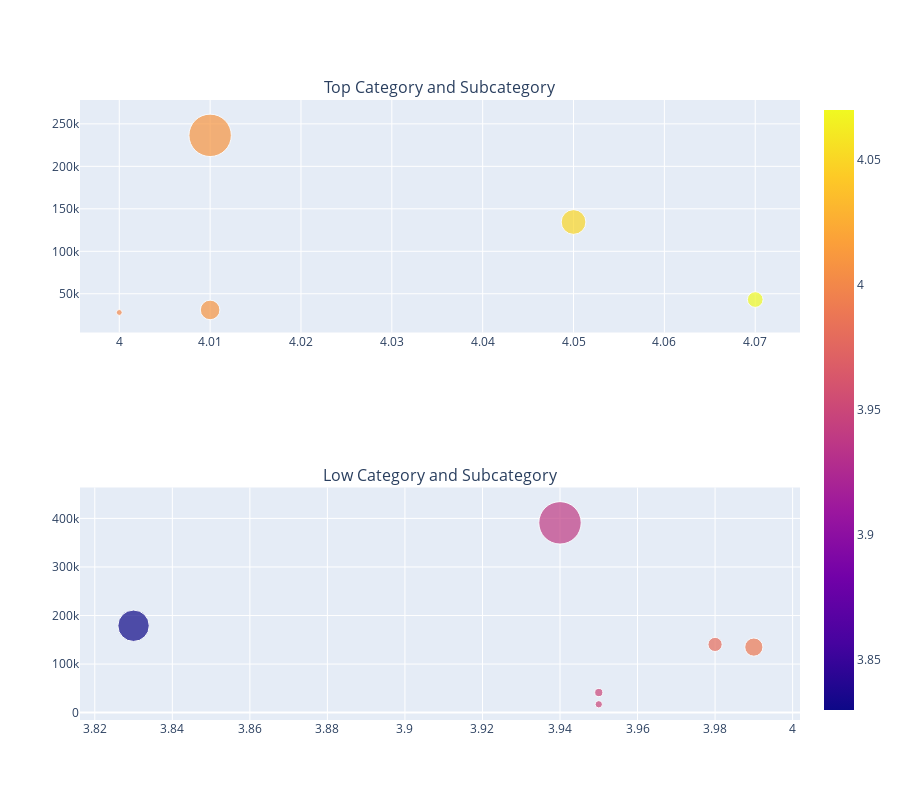

Notebook code for this chart:
### Code cell
import plotly.graph_objects as go
from plotly.subplots import make_subplots
import plotly.express as px

# Create scatter plots using Plotly Express
scatter_top = px.scatter(top_category_with_sales.head(5), 
                         x='product_rating', 
                         y='customer_reviews_count', 
                         size='total_sales',  
                         color='product_rating',  
                         hover_data={'category': True,
                                     'total_sales': True,
                                     'product_rating': True},
                         title='Top Category and Subcategory',
                         labels={'category': 'Category', 
                                 'total_sales': 'Total Sales',
                                 'product_rating': 'Product Rating'},
                         size_max=30)

scatter_low = px.scatter(low_category_with_sales.tail(6), 
                         x='product_rating', 
                         y='customer_reviews_count', 
                         size='total_sales',  
                         color='product_rating',  
                         hover_data={'category': True,
                                     'total_sales': True,
                                     'product_rating': True},
                         title='Low Category and Subcategory',
                         labels={'category': 'Category', 
                                 'total_sales': 'Total Sales',
                                 'product_rating': 'Product Rating'},
                         size_max=30)

# Create subplots with two rows
fig = make_subplots(rows=2, cols=1, subplot_titles=("Top Category and Subcategory", "Low Category and Subcategory"))

# Add Plotly Express scatter plots to the subplots
fig.add_trace(scatter_top['data'][0], row=1, col=1)
fig.add_trace(scatter_low['data'][0], row=2, col=1)

# Update layout
fig.update_layout(height=800, showlegend=False)

# Show the plot
fig.show()

### Figure 1 — Plotly figure (JSON) as saved in the notebook; plotly's stock layout.template omitted (floating-point values rounded to 4 significant figures)
{"data": [{"customdata": [["Beverages", 10400000.0], ["Foodgrains, Oil & Masala", 25870000.0], ["Gourmet & World Food", 76180000.0], ["Baby Care", 16220000.0], ["Fruits & Vegetables", 1456000.0]], "hovertemplate": "Product Rating=%{marker.color}<br>customer_reviews_count=%{y}<br>Total Sales=%{customdata[1]}<br>Category=%{customdata[0]}<extra></extra>", "legendgroup": "", "marker": {"color": [4.07, 4.05, 4.01, 4.01, 4], "coloraxis": "coloraxis", "size": [10400000.0, 25870000.0, 76180000.0, 16220000.0, 1456000.0], "sizemode": "area", "sizeref": 84640.0, "symbol": "circle"}, "mode": "markers", "name": "", "orientation": "v", "showlegend": false, "type": "scatter", "x": [4.07, 4.05, 4.01, 4.01, 4], "xaxis": "x", "y": [43211, 134474, 236487, 30988, 27985], "yaxis": "y"}, {"customdata": [["Cleaning & Household", 30110000.0], ["Snacks & Branded Foods", 18330000.0], ["Bakery, Cakes & Dairy", 6047000.0], ["Eggs, Meat & Fish", 4879000.0], ["Beauty & Hygiene", 164100000.0], ["Kitchen, Garden & Pets", 89950000.0]], "hovertemplate": "Product Rating=%{marker.color}<br>customer_reviews_count=%{y}<br>Total Sales=%{customdata[1]}<br>Category=%{customdata[0]}<extra></extra>", "legendgroup": "", "marker": {"color": [3.99, 3.98, 3.95, 3.95, 3.94, 3.83], "coloraxis": "coloraxis", "size": [30110000.0, 18330000.0, 6047000.0, 4879000.0, 164100000.0, 89950000.0], "sizemode": "area", "sizeref": 182400.0, "symbol": "circle"}, "mode": "markers", "name": "", "orientation": "v", "showlegend": false, "type": "scatter", "x": [3.99, 3.98, 3.95, 3.95, 3.94, 3.83], "xaxis": "x2", "y": [134910, 140381, 41356, 17145, 390805, 178871], "yaxis": "y2"}], "layout": {"annotations": [{"font": {"size": 16}, "showarrow": false, "text": "Top Category and Subcategory", "x": 0.5, "xanchor": "center", "xref": "paper", "y": 1, "yanchor": "bottom", "yref": "paper"}, {"font": {"size": 16}, "showarrow": false, "text": "Low Category and Subcategory", "x": 0.5, "xanchor": "center", "xref": "paper", "y": 0.375, "yanchor": "bottom", "yref": "paper"}], "height": 800, "showlegend": false, "xaxis": {"anchor": "y", "domain": [0, 1]}, "xaxis2": {"anchor": "y2", "domain": [0, 1]}, "yaxis": {"anchor": "x", "domain": [0.625, 1]}, "yaxis2": {"anchor": "x2", "domain": [0, 0.375]}}}
